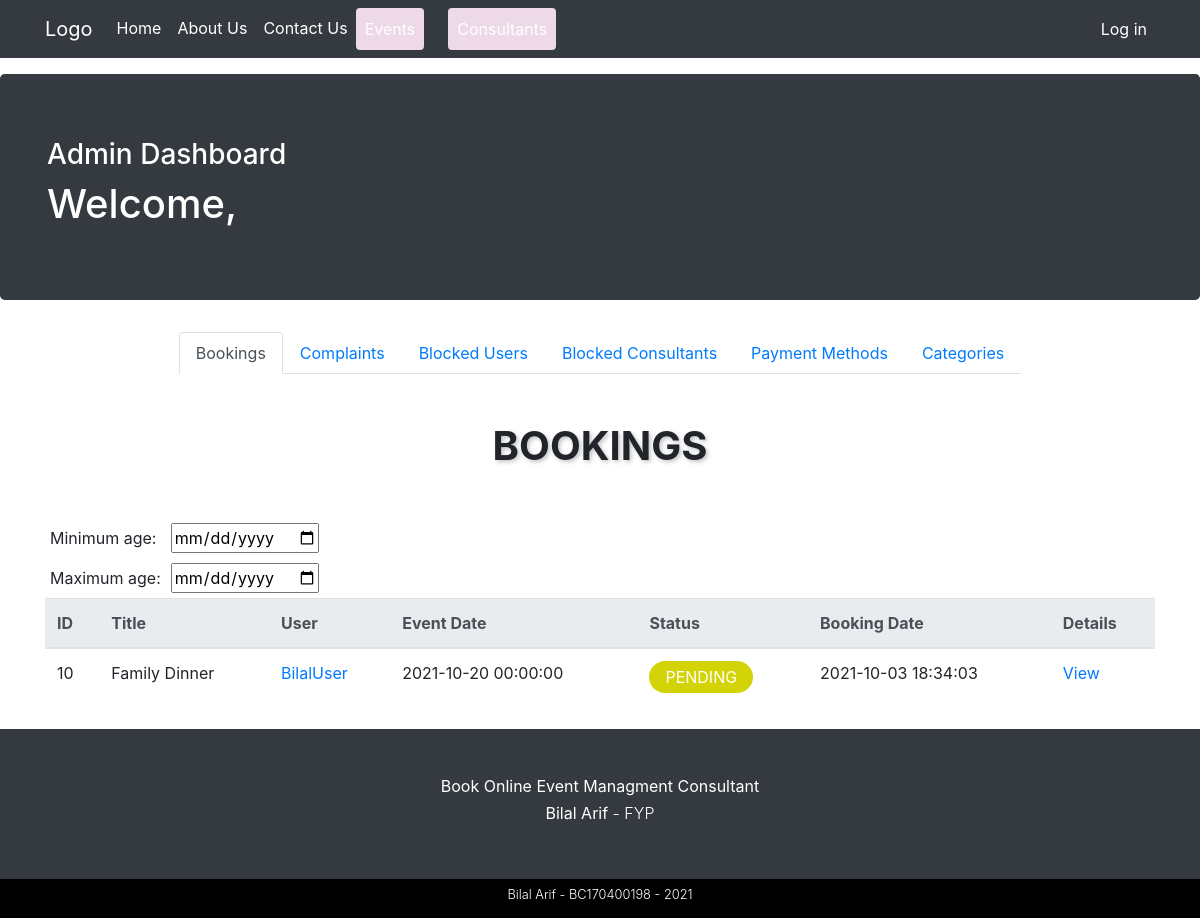
The app's page /admin-dashboard.php, older data.
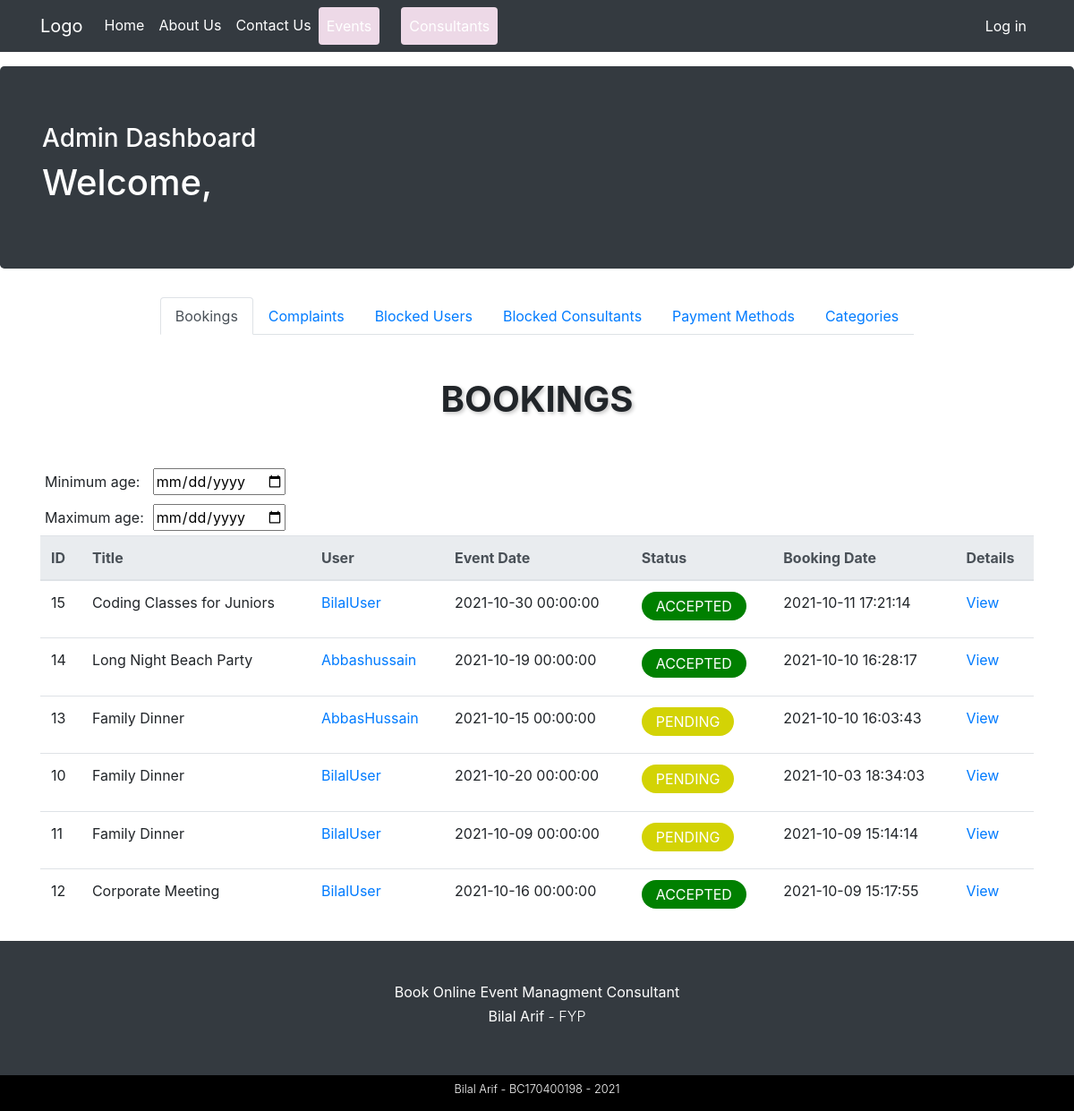
The same page, newer data.
### tables this page shows
CREATE TABLE IF NOT EXISTS `bookings` (
  `booking_id` int(11) NOT NULL AUTO_INCREMENT,
  `booking_event` int(11) NOT NULL,
  `booking_event_name` varchar(255) NOT NULL,
  `booking_description` text NOT NULL,
  `booking_consultant` int(11) NOT NULL,
  `booking_consultant_username` varchar(255) NOT NULL,
  `booking_user` int(11) NOT NULL,
  `booking_user_username` varchar(255) NOT NULL,
  `booking_status` varchar(50) NOT NULL DEFAULT 'pending',
  `booking_date` datetime NOT NULL,
  `booking_createdAt` datetime NOT NULL DEFAULT CURRENT_TIMESTAMP,
  PRIMARY KEY (`booking_id`)
);

### includes/classes/Database.php (called while the page is built, shortened)
<?php
class Database {
    private $pdo;
    public function __construct(){
        $this->pdo = new PDO("mysql:host=localhost;dbname=lamhey", "Bilal", "123123");
        $this->pdo->setAttribute(PDO::ATTR_ERRMODE, PDO::ERRMODE_EXCEPTION);
    }
    public function queryDB($sql, $mode, $values = array()){
        $stmt = $this->pdo->prepare($sql);
        foreach($values as $valueToBind){
            $stmt->bindValue($valueToBind[0], $valueToBind[1]);
        }
        $stmt->execute();
        if ($mode != Database::SELECTSINGLE && $mode != Database::SELECTALL && $mode != Database::EXECUTE){
            throw new Exception('Invalid Mode');
        }else if ($mode == Database::SELECTSINGLE){
            return $stmt->fetch(PDO::FETCH_ASSOC);
        }else if ($mode == Database::SELECTALL){
            return $stmt->fetchAll(PDO::FETCH_ASSOC);
        }
    }
}

### includes/classes/Admin.php (called while the page is built, shortened)
<?php
class Admin extends User {
    protected $db;
    public function __construct($pUsername){
        $this->db = new Database();
    }
    public function getBookingList() {
        $sql = "SELECT * FROM bookings";
        $result = $this->db->queryDB($sql, Database::SELECTALL);
        return $result;
    }
}

### process/admin_dashboard_process.php (the view, shortened to what this page needs)
<?php
$admin = new Admin("admin");
$bookingData = $admin->getBookingList();
function bookingTd($booking) {
    $id = $booking['booking_id'];
    $userId = $booking['booking_user'];
    $event = $booking['booking_event_name'];
    $date = $booking['booking_date'];
    $status = $booking['booking_status'];
    $bookingUsername = $booking['booking_user_username'];
    $bookingDate = $booking['booking_createdAt'];
    $td =
        <<<HTML
         <tr>
            <td>$id</td>
            <td>$event</td>
            <td><a href="user-dashboard.php?id=$userId">$bookingUsername</a></td>
            <td>$date</td>
            <td><label class="rounded-pill px-3 py-1 text-uppercase $status" for="">$status</label></td>
            <td>$bookingDate</td>
            <td><a href="booking-detail.php?id=$id">View</a></td>
         <tr>
        HTML;
    echo $td;
}
function bookingList($data) {
    array_map("bookingTd", $data);
}

Row changes from the older to the newer data that the page shows:
added bookings: booking_id "15", booking_event_name "Coding Classes for Juniors", booking_user_username "BilalUser", booking_date "2021-10-30 00:00:00", booking_status "ACCEPTED", booking_createdAt "2021-10-11 17:21:14"
added bookings: booking_id "14", booking_event_name "Long Night Beach Party", booking_user_username "Abbashussain", booking_date "2021-10-19 00:00:00", booking_status "ACCEPTED", booking_createdAt "2021-10-10 16:28:17"
added bookings: booking_id "13", booking_event_name "Family Dinner", booking_user_username "AbbasHussain", booking_date "2021-10-15 00:00:00", booking_status "PENDING", booking_createdAt "2021-10-10 16:03:43"
added bookings: booking_id "11", booking_event_name "Family Dinner", booking_user_username "BilalUser", booking_date "2021-10-09 00:00:00", booking_status "PENDING", booking_createdAt "2021-10-09 15:14:14"
added bookings: booking_id "12", booking_event_name "Corporate Meeting", booking_user_username "BilalUser", booking_date "2021-10-16 00:00:00", booking_status "ACCEPTED", booking_createdAt "2021-10-09 15:17:55"
Text that changed along with them:
text no longer shown: "View"
text now shown: "View View View View View View"
